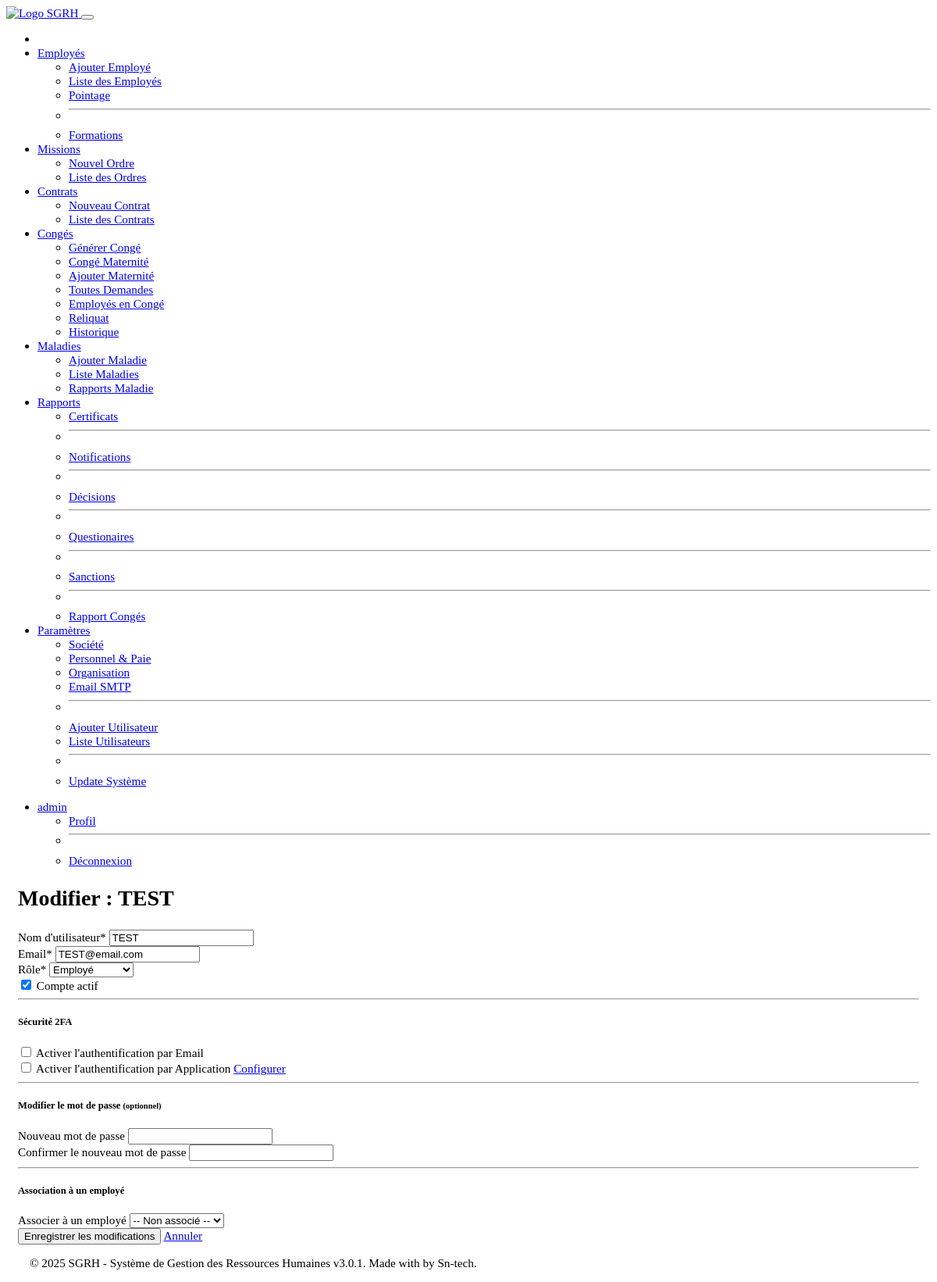
The page /admin/index.php?route=users_edit&id=3 (signed in) on the database its author committed.
### tables this page shows
CREATE TABLE `users` (
  `id` int(11) NOT NULL,
  `username` varchar(50) NOT NULL,
  `password` varchar(255) NOT NULL,
  `email` varchar(100) NOT NULL,
  `role` enum('admin','hr','employee') NOT NULL DEFAULT 'employee',
  `is_active` tinyint(1) DEFAULT 1,
  `created_at` timestamp NOT NULL DEFAULT current_timestamp(),
  `last_login` timestamp NULL DEFAULT NULL,
  `failed_attempts` int(11) NOT NULL DEFAULT 0,
  `account_locked_until` datetime DEFAULT NULL,
  `otp_code` varchar(255) DEFAULT NULL,
  `otp_expires_at` datetime DEFAULT NULL,
  `is_email_otp_enabled` tinyint(1) NOT NULL DEFAULT 0 COMMENT '0 = Email OTP Disabled, 1 = Enabled',
  `otp_secret` varchar(255) DEFAULT NULL COMMENT 'Encrypted secret for authenticator app',
  `is_app_otp_enabled` tinyint(1) NOT NULL DEFAULT 0 COMMENT '0 = App OTP Disabled, 1 = Enabled'
);

### admin/index.php (called while the page is built, shortened)
<?php
require_once __DIR__ . '../../includes/functions.php';
$route = $_GET['route'] ?? 'update_system';
$page = $routes[$route];
$target = __DIR__ . '/pages/' . $page;
require_once $target;

### includes/functions.php (called while the page is built, shortened)
<?php
function route($route, $params = []) {
    $url = APP_LINK . '/admin/index.php?route=' . urlencode($route);
    foreach ($params as $k => $v) {
        $url .= '&' . urlencode($k) . '=' . urlencode($v);
    }
    return $url;
}
?>

### admin/pages/users/edit.php (the view, shortened to what this page needs)
<?php
$userId = filter_input(INPUT_GET, 'id', FILTER_VALIDATE_INT);
try {
    $stmt = $db->prepare("SELECT u.*, e.nin AS employee_nin
                          FROM users u
                          LEFT JOIN employees e ON u.id = e.user_id
                          WHERE u.id = :id");
    $stmt->execute([':id' => $userId]);
    $user = $stmt->fetch(PDO::FETCH_ASSOC);
} catch (PDOException $e) {
    error_log("User edit page DB error: " . $e->getMessage());
    flash('error', 'Une erreur est survenue lors de la récupération des données.', 'now');
    $user = [];
    $employees = [];
}
include __DIR__ . '../../../../includes/header.php';
?>
<div class="row justify-content-center">
    <div class="col-md-8 col-lg-6">
        <div class="card shadow">
            <div class="card-body">
                <h2 class="card-title text-center mb-4">Modifier : <?= htmlspecialchars($user['username'] ?? '') ?></h2>
                <form method="post" action="<?= route('users_edit', ['id' => $userId]) ?>" autocomplete="off">
                    <div class="mb-3">
                        <label for="username" class="form-label">Nom d'utilisateur*</label>
                        <input type="text" class="form-control" id="username" name="username" value="<?= htmlspecialchars($user['username'] ?? '') ?>" required>
                    </div>
                    <div class="mb-3">
                        <label for="email" class="form-label">Email*</label>
                        <input type="email" class="form-control" id="email" name="email" value="<?= htmlspecialchars($user['email'] ?? '') ?>" required>
                    </div>
                    <div class="mb-3">
                        <label for="role" class="form-label">Rôle*</label>
                        <select name="role" id="role" class="form-select" required>
                            <option value="employee" <?= ($user['role'] ?? '') === 'employee' ? 'selected' : '' ?>>Employé</option>
                        </select>
                    </div>
                    <div class="form-check form-switch mb-3">
                        <input type="checkbox" name="is_active" class="form-check-input" id="is_active" value="1" <?= !empty($user['is_active']) ? 'checked' : '' ?>>
                        <label class="form-check-label" for="is_active">Compte actif</label>
                    </div>
                    <hr>
                    <h5 class="mb-3">Sécurité 2FA</h5>
                    <div class="form-check form-switch mb-2">
                        <input class="form-check-input" type="checkbox" role="switch" id="is_email_otp_enabled" name="is_email_otp_enabled" value="1" <?= !empty($user['is_email_otp_enabled']) ? 'checked' : '' ?>>
                        <label class="form-check-label" for="is_email_otp_enabled">Activer l'authentification par Email</label>
                    </div>
                    <div class="form-check form-switch mb-3">
                        <input class="form-check-input" type="checkbox" role="switch" id="is_app_otp_enabled" name="is_app_otp_enabled" value="1" <?= !empty($user['is_app_otp_enabled']) ? 'checked' : '' ?>>
                        <label class="form-check-label" for="is_app_otp_enabled">Activer l'authentification par Application</label>
                        <a href="<?= route('users_setup_otp_app', ['id' => $user['id']]) ?>" class="ms-3" title="Configurer l'application pour cet utilisateur">
                           <i class="bi bi-gear"></i> Configurer
                        </a>
                    </div>
                    <hr>
                    <h5 class="mt-4">Modifier le mot de passe <small class="text-muted">(optionnel)</small></h5>
                    <div class="mb-3">
                        <label for="password" class="form-label">Nouveau mot de passe</label>
                        <input type="password" class="form-control" id="password" name="password" autocomplete="new-password">
                    </div>
                    <div class="mb-3">
                        <label for="confirm_password" class="form-label">Confirmer le nouveau mot de passe</label>
                        <input type="password" class="form-control" id="confirm_password" name="confirm_password" autocomplete="new-password">
                    </div>
                    <hr>
                    <h5 class="mt-4">Association à un employé</h5>
                    <div class="mb-3">
                        <label for="employee_nin" class="form-label">Associer à un employé</label>
                        <select name="employee_nin" id="employee_nin" class="form-select">
                            <option value="">-- Non associé --</option>
                        </select>
                    </div>
                    <div class="d-grid gap-2 mt-4">
                        <button type="submit" name="action" value="update" class="btn btn-primary">Enregistrer les modifications</button>
                        <a href="<?= route('users_users') ?>" class="btn btn-secondary">Annuler</a>
                    </div>
                </form>
            </div>
        </div>
    </div>
</div>
<?php include __DIR__ . '../../../../includes/footer.php'; ?>

### includes/header.php (style rules this page uses)
body { font-size: 0.95rem; }
h1, h2, h3 { font-size: calc(1.3rem + .6vw); }

### rows shown on the page
users: username "TEST", email "TEST@email.com", role "Employé", is_active "☑"

### other values the page prints
$_SESSION['username'] "admin"
APP_NAME "SGRH - Système de Gestion des Ressources Humaines"
APP_VERSION "3.0.1"
